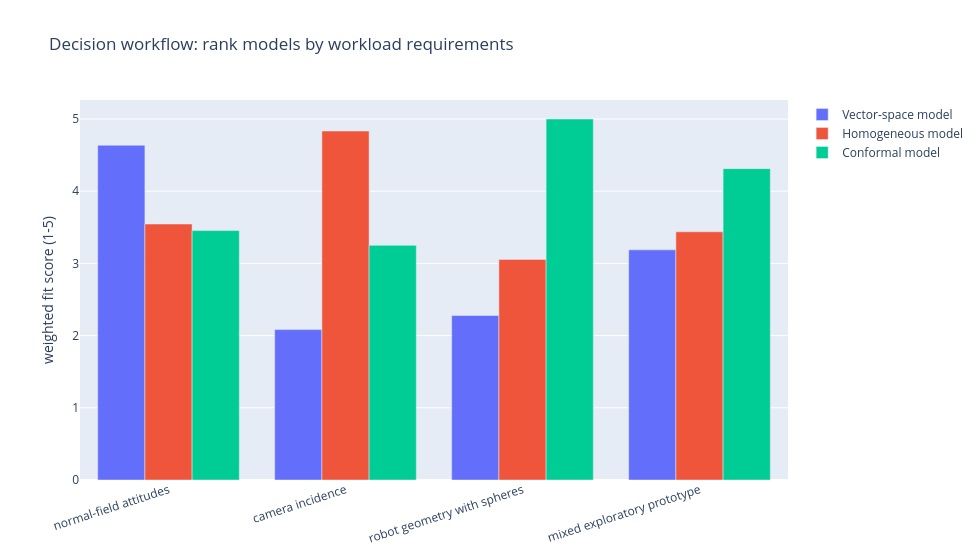

Write notebook code for a chart like this one.
### Markdown cell above
## Applied Lab: A Decision Workflow

An operational model should be chosen by requirements, not habit. The workflow below is
intentionally simple enough to reuse in a project notebook.

1. List the object families that must be represented without constant conversion.
2. List the transformations that define sameness for the task.
3. Decide which invariants must be measured directly: incidence, angle, distance,
   tangency, contact, projective cross-ratio, or something else.
4. Score candidate models by native support and implementation cost.
5. Prototype the top model with invariants that fail loudly when the representation is
   being misused.

The lab ranks the three models for a few workloads. A camera-calibration workload rewards
projective maps and incidence, so homogeneous coordinates should win. A robot or graphics
workload involving rigid motions, distances, and spheres should favor conformal
coordinates. A normal-field or attitude workload should not pay for unnecessary point
machinery.

### Code cell
workloads = {
    "normal-field attitudes": {"directions": 5, "rigid_motions": 2, "simplicity": 4},
    "camera incidence": {"incidence": 5, "projective_maps": 5, "simplicity": 2},
    "robot geometry with spheres": {"metric_distances": 5, "rigid_motions": 5, "rounds": 5, "incidence": 3},
    "mixed exploratory prototype": {"directions": 2, "incidence": 3, "metric_distances": 3, "rigid_motions": 3, "rounds": 2, "simplicity": 3},
}
rankings = {name: weighted_model_scores(weights) for name, weights in workloads.items()}
ranking_json_path = remember(
    save_json({"workloads": workloads, "rankings": rankings}, "chapter-17", "data", "model-rankings.json", root=ARTIFACT_ROOT)
)

for workload, ranking in rankings.items():
    leader = ranking[0]
    print(f"{workload:30s} -> {leader['model']} ({leader['score']:.2f})")

fig_rank = go.Figure()
for model in labels:
    fig_rank.add_trace(
        go.Bar(
            x=list(workloads.keys()),
            y=[next(row["score"] for row in rankings[workload] if row["model"] == model) for workload in workloads],
            name=model,
        )
    )
fig_rank.update_layout(
    title="Decision workflow: rank models by workload requirements",
    width=980,
    height=560,
    yaxis_title="weighted fit score (1-5)",
    barmode="group",
    xaxis_tickangle=-18,
)
ranking_plot_path = remember(
    save_plotly_html(fig_rank, "chapter-17", "plots", "decision-workflow-rankings.html", root=ARTIFACT_ROOT)
)

robot_rows = rankings["robot geometry with spheres"]
fig_mpl, ax = plt.subplots(figsize=(7.2, 3.4))
ax.barh([row["model"] for row in robot_rows][::-1], [row["score"] for row in robot_rows][::-1], color=["#9467bd", "#2ca02c", "#1f77b4"])
ax.set_xlim(0, 5)
ax.set_xlabel("weighted fit score")
ax.set_title("Matplotlib check: robot geometry workload")
ax.grid(axis="x", alpha=0.25)
fig_mpl.tight_layout()
robot_score_path = remember(
    save_matplotlib(fig_mpl, "chapter-17", "plots", "robot-workload-scores.png", root=ARTIFACT_ROOT)
)
plt.show()

assert rankings["camera incidence"][0]["model"] == "Homogeneous model"
assert rankings["robot geometry with spheres"][0]["model"] == "Conformal model"
assert rankings["normal-field attitudes"][0]["model"] == "Vector-space model"
print(f"saved {rel(ranking_json_path)}")
print(f"saved {rel(ranking_plot_path)}")
print(f"saved {rel(robot_score_path)}")
fig_rank

### Figure 1 — Plotly figure (JSON) as saved in the notebook; plotly's stock layout.template omitted (floating-point values rounded to 4 significant figures)
{"data": [{"name": "Vector-space model", "type": "bar", "x": ["normal-field attitudes", "camera incidence", "robot geometry with spheres", "mixed exploratory prototype"], "y": [4.636, 2.083, 2.278, 3.188]}, {"name": "Homogeneous model", "type": "bar", "x": ["normal-field attitudes", "camera incidence", "robot geometry with spheres", "mixed exploratory prototype"], "y": [3.545, 4.833, 3.056, 3.438]}, {"name": "Conformal model", "type": "bar", "x": ["normal-field attitudes", "camera incidence", "robot geometry with spheres", "mixed exploratory prototype"], "y": [3.455, 3.25, 5.0, 4.312]}], "layout": {"barmode": "group", "height": 560, "title": {"text": "Decision workflow: rank models by workload requirements"}, "width": 980, "xaxis": {"tickangle": -18}, "yaxis": {"title": {"text": "weighted fit score (1-5)"}}}}
